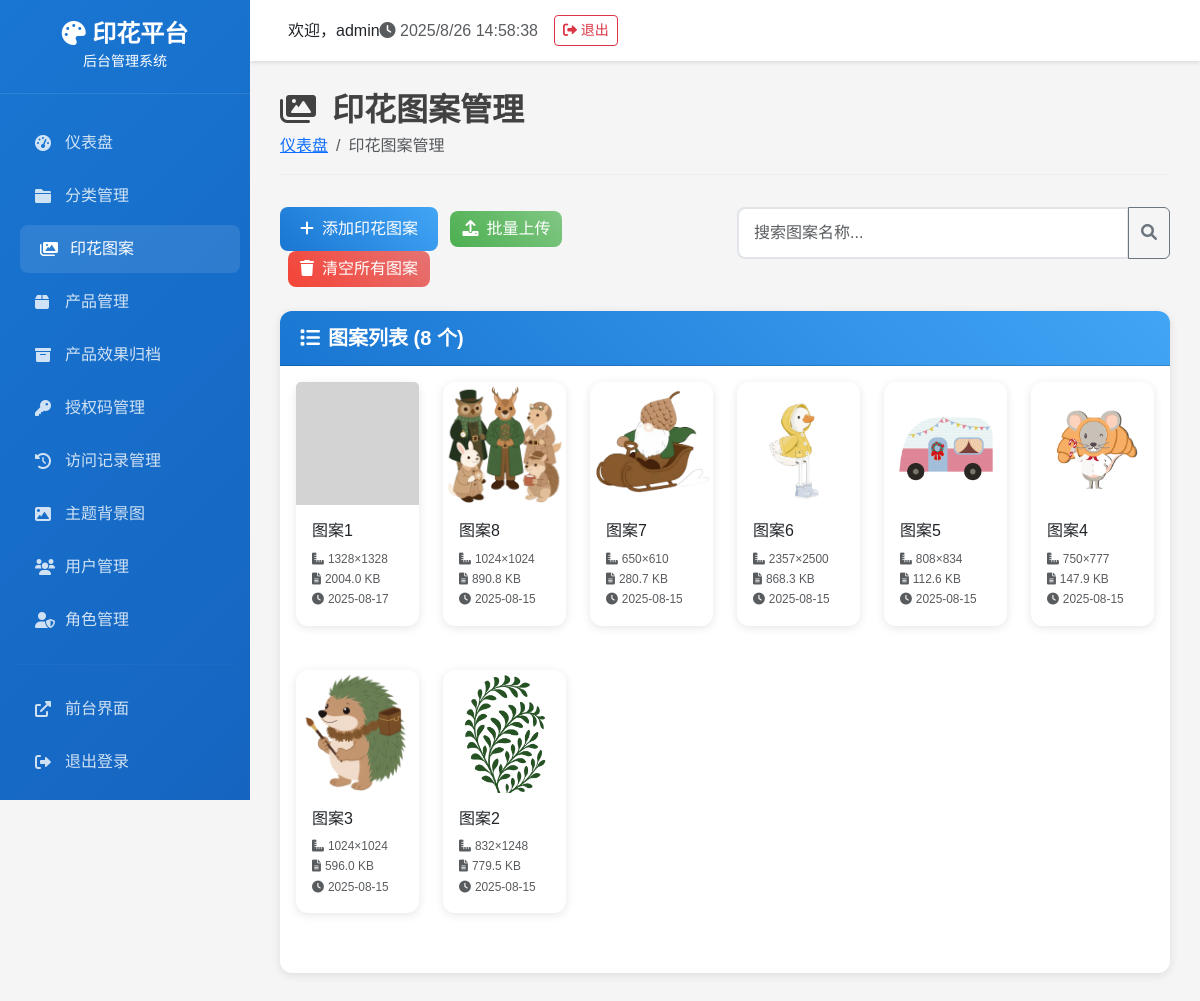
Page /admin/patterns/ (signed in) on the committed database.
### tables this page shows
CREATE TABLE patterns (
            id INTEGER PRIMARY KEY AUTOINCREMENT,
            name TEXT NOT NULL,
            filename TEXT NOT NULL,
            file_path TEXT NOT NULL,
            upload_time DATETIME DEFAULT CURRENT_TIMESTAMP,
            file_size INTEGER DEFAULT 0,
            image_width INTEGER DEFAULT 0,
            image_height INTEGER DEFAULT 0,
            is_active BOOLEAN DEFAULT 1
        );

### routes/admin/admin_patterns_route.py (the view)
    def decorated_function(*args, **kwargs):
        from flask import session
        if 'admin_user_id' not in session:
            return redirect(url_for('login'))
        return f(*args, **kwargs)

### admin_app.py (called while the page is built)
@app.context_processor
def inject_permissions():
    return {
        'has_menu_permission': PermissionManager.has_menu_permission,
        'has_action_permission': PermissionManager.has_action_permission,
        'get_user_permissions': PermissionManager.get_user_permissions
    }

### backend/database.py (called while the page is built)
def get_db_connection():
    conn = sqlite3.connect(DATABASE_PATH)
    conn.row_factory = sqlite3.Row
    return conn

    @staticmethod
    def execute_query(query: str, params: tuple = ()) -> List[Dict[str, Any]]:
        conn = get_db_connection()
        cursor = conn.cursor()
        cursor.execute(query, params)
        results = [dict(row) for row in cursor.fetchall()]
        conn.close()
        return results

    @staticmethod
    def get_patterns(active_only: bool = True) -> List[Dict[str, Any]]:
        query = "SELECT * FROM patterns"
        if active_only:
            query += " WHERE is_active = 1"
        query += " ORDER BY upload_time DESC"
        return DatabaseManager.execute_query(query)

### backend/permissions.py (called while the page is built)
    @staticmethod
    def has_menu_permission(menu_name):
        permissions = PermissionManager.get_user_permissions()
        return permissions.get('menus', {}).get(menu_name, False)

### routes/admin/admin_patterns_route.py (called while the page is built)
def login_required(f):
    def decorated_function(*args, **kwargs):
        from flask import session
        if 'admin_user_id' not in session:
            return redirect(url_for('login'))
        return f(*args, **kwargs)
    decorated_function.__name__ = f.__name__
    return decorated_function

@patterns_bp.route('/')
@login_required
def patterns():
    try:
        patterns = DatabaseManager.get_patterns() or []
    except Exception as e:
        print(f"获取印花图案失败: {e}")
        patterns = []
    return render_template('admin/patterns.html', patterns=patterns)

### templates/admin/patterns.html (shortened to what this page needs)
{% extends "admin/base.html" %}
{% block content %}
<div class="page-header">
    <h1><i class="fas fa-images me-3"></i>印花图案管理</h1>
    <nav aria-label="breadcrumb">
        <ol class="breadcrumb">
            <li class="breadcrumb-item"><a href="{{ url_for('index') }}">仪表盘</a></li>
            <li class="breadcrumb-item active">印花图案管理</li>
        </ol>
    </nav>
</div>
<div class="row mb-4">
    <div class="col-md-6">
        <button type="button" class="btn btn-primary" data-bs-toggle="modal" data-bs-target="#addPatternModal">
            <i class="fas fa-plus me-2"></i>添加印花图案
        </button>
        <button type="button" class="btn btn-success ms-2" data-bs-toggle="modal" data-bs-target="#batchUploadModal">
            <i class="fas fa-upload me-2"></i>批量上传
        </button>
        <button type="button" class="btn btn-danger ms-2" onclick="clearAllPatterns()">
            <i class="fas fa-trash me-2"></i>清空所有图案
        </button>
    </div>
    <div class="col-md-6">
        <div class="input-group">
            <input type="text" class="form-control" id="searchInput" placeholder="搜索图案名称...">
            <button class="btn btn-outline-secondary" type="button">
                <i class="fas fa-search"></i>
            </button>
        </div>
    </div>
</div>
<div class="card">
    <div class="card-header">
        <h5><i class="fas fa-list me-2"></i>图案列表 ({{ patterns|length }} 个)</h5>
    </div>
    <div class="card-body">
        {% if patterns %}
        <div class="row" id="patternsGrid">
            {% for pattern in patterns %}
            <div class="col-lg-2 col-md-3 col-sm-4 col-6 mb-4 pattern-item" data-name="{{ pattern.name|lower }}">
                <div class="card pattern-card">
                    <div class="pattern-image-container">
                        <img src="{{ url_for('uploaded_file', filename='patterns/' + pattern.filename) }}"
                             class="card-img-top pattern-image" alt="{{ pattern.name }}"
                             onerror="this.src='{{ url_for('static', filename='images/no-image.png') }}'">
                    </div>
                    <div class="card-body">
                        <h6 class="card-title">{{ pattern.name }}</h6>
                        <div class="pattern-info">
                            <small class="text-muted">
                                <i class="fas fa-ruler-combined me-1"></i>{{ pattern.image_width }}×{{ pattern.image_height }}
                            </small>
                            <br>
                            <small class="text-muted">
                                <i class="fas fa-file-alt me-1"></i>{{ (pattern.file_size / 1024) | round(1) }} KB
                            </small>
                            <br>
                            <small class="text-muted">
                                <i class="fas fa-clock me-1"></i>{{ pattern.upload_time[:10] if pattern.upload_time else '未知' }}
                            </small>
                        </div>
                    </div>
                </div>
            </div>
            {% endfor %}
        </div>
        {% else %}
        <div class="text-center py-5">
            <i class="fas fa-images fa-3x text-muted mb-3"></i>
            <h5 class="text-muted">暂无印花图案</h5>
            <p class="text-muted">点击上方"添加印花图案"按钮开始上传图案</p>
        </div>
        {% endif %}
    </div>
</div>
{% endblock %}

### templates/admin/base.html (style rules this page uses)
:root { --primary-color: #1976d2; --secondary-color: #424242; --success-color: #4caf50; --warning-color: #ff9800; --danger-color: #f44336; --sidebar-width: 250px; }
body { font-family: 'Microsoft YaHei', Arial, sans-serif; background-color: #f5f5f5; }
.page-header { margin-bottom: 30px; }
.page-header h1 { color: var(--secondary-color); font-size: 2rem; font-weight: 600; margin: 0; }
.page-header .breadcrumb { background: none; padding: 0; margin: 5px 0 0 0; }
.card { border: none; border-radius: 12px; box-shadow: 0 2px 10px rgba(0,0,0,0.1); margin-bottom: 20px; }
.card-header { background: linear-gradient(45deg, var(--primary-color), #42a5f5); color: white; border-radius: 12px 12px 0 0 !important; padding: 15px 20px; }
.card-header h5 { margin: 0; font-weight: 600; }
.btn-primary { background: linear-gradient(45deg, var(--primary-color), #42a5f5); border: none; border-radius: 8px; padding: 10px 20px; font-weight: 500; }
.btn-danger { background: linear-gradient(45deg, var(--danger-color), #e57373); border: none; border-radius: 8px; }
.btn-success { background: linear-gradient(45deg, var(--success-color), #81c784); border: none; border-radius: 8px; }
.form-control, .form-select { border-radius: 8px; border: 2px solid #e1e5e9; padding: 12px 15px; }

### templates/admin/patterns.html (style rules this page uses)
.pattern-card { transition: all 0.3s ease; border: none; box-shadow: 0 2px 10px rgba(0,0,0,0.1); }
.pattern-image-container { position: relative; overflow: hidden; aspect-ratio: 1; width: 100%; }
.pattern-image { width: 100%; height: 100%; object-fit: cover; transition: transform 0.3s ease; }
.pattern-info { font-size: 0.85rem; }
.page-header { margin-bottom: 2rem; padding-bottom: 1rem; border-bottom: 1px solid #eee; }

### rows in the picture
patterns: shows a picture, name "图案1", image_width "1328", image_height "1328", (pattern.file_size/1024)|round(1) "2004.0", upload_time "2025-08-17"
patterns: filename (picture), name "图案8", image_width "1024", image_height "1024", (pattern.file_size/1024)|round(1) "890.8", upload_time "2025-08-15"
patterns: filename (picture), name "图案7", image_width "650", image_height "610", (pattern.file_size/1024)|round(1) "280.7", upload_time "2025-08-15"
patterns: filename (picture), name "图案6", image_width "2357", image_height "2500", (pattern.file_size/1024)|round(1) "868.3", upload_time "2025-08-15"
patterns: filename (picture), name "图案5", image_width "808", image_height "834", (pattern.file_size/1024)|round(1) "112.6", upload_time "2025-08-15"
patterns: filename (picture), name "图案4", image_width "750", image_height "777", (pattern.file_size/1024)|round(1) "147.9", upload_time "2025-08-15"
patterns: filename (picture), name "图案3", image_width "1024", image_height "1024", (pattern.file_size/1024)|round(1) "596.0", upload_time "2025-08-15"
patterns: filename (picture), name "图案2", image_width "832", image_height "1248", (pattern.file_size/1024)|round(1) "779.5", upload_time "2025-08-15"

### other values in the picture
{{ session.admin_username or 'Admin' }} "admin"
{{ patterns|length }} "8"
